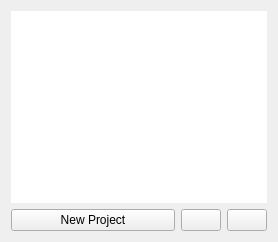
      <widget class="QWidget" name="startPg">
       <layout class="QVBoxLayout" name="verticalLayout_3">
        <item>
         <widget class="ListView" name="ProjectsList">
          <property name="focusPolicy">
           <enum>Qt::NoFocus</enum>
          </property>
          <property name="frameShape">
           <enum>QFrame::NoFrame</enum>
          </property>
          <property name="editTriggers">
           <set>QAbstractItemView::NoEditTriggers</set>
          </property>
          <property name="tabKeyNavigation">
           <bool>true</bool>
          </property>
          <property name="showDropIndicator" stdset="0">
           <bool>false</bool>
          </property>
          <property name="dragDropMode">
           <enum>QAbstractItemView::DropOnly</enum>
          </property>
          <property name="defaultDropAction">
           <enum>Qt::IgnoreAction</enum>
          </property>
          <property name="selectionMode">
           <enum>QAbstractItemView::SingleSelection</enum>
          </property>
          <property name="iconSize">
           <size>
            <width>32</width>
            <height>32</height>
           </size>
          </property>
         </widget>
        </item>
        <item>
         <layout class="QHBoxLayout" name="horizontalLayout_4" stretch="1,0,0">
          <item>
           <widget class="JumpButton" name="newP">
            <property name="cursor">
             <cursorShape>PointingHandCursor</cursorShape>
            </property>
            <property name="statusTip">
             <string>Create a new project</string>
            </property>
            <property name="text">
             <string>New Project</string>
            </property>
            <property name="icon">
             <iconset resource="resources.qrc">
              <normaloff>:/icons/img/cil-file.png</normaloff>:/icons/img/cil-file.png</iconset>
            </property>
            <property name="iconSize">
             <size>
              <width>16</width>
              <height>16</height>
             </size>
            </property>
            <property name="shortcut">
             <string>Ctrl+N</string>
            </property>
           </widget>
          </item>
          <item>
           <widget class="JumpButton" name="addP">
            <property name="sizePolicy">
             <sizepolicy hsizetype="Minimum" vsizetype="Minimum">
              <horstretch>0</horstretch>
              <verstretch>0</verstretch>
             </sizepolicy>
            </property>
            <property name="cursor">
             <cursorShape>PointingHandCursor</cursorShape>
            </property>
            <property name="statusTip">
             <string>Open existing project not in list</string>
            </property>
            <property name="text">
             <string/>
            </property>
            <property name="icon">
             <iconset resource="resources.qrc">
              <normaloff>:/icons/img/cil-folder-open.png</normaloff>:/icons/img/cil-folder-open.png</iconset>
            </property>
            <property name="iconSize">
             <size>
              <width>16</width>
              <height>16</height>
             </size>
            </property>
           </widget>
          </item>
          <item>
           <widget class="JumpButton" name="delSelectedP">
            <property name="sizePolicy">
             <sizepolicy hsizetype="Minimum" vsizetype="Minimum">
              <horstretch>0</horstretch>
              <verstretch>0</verstretch>
             </sizepolicy>
            </property>
            <property name="cursor">
             <cursorShape>PointingHandCursor</cursorShape>
            </property>
            <property name="statusTip">
             <string>Remove selected from list -&gt; Does not delete files in disk</string>
            </property>
            <property name="text">
             <string/>
            </property>
            <property name="icon">
             <iconset resource="resources.qrc">
              <normaloff>:/icons/img/trash-32.png</normaloff>:/icons/img/trash-32.png</iconset>
            </property>
            <property name="iconSize">
             <size>
              <width>24</width>
              <height>24</height>
             </size>
            </property>
           </widget>
          </item>
         </layout>
        </item>
       </layout>
      </widget>
